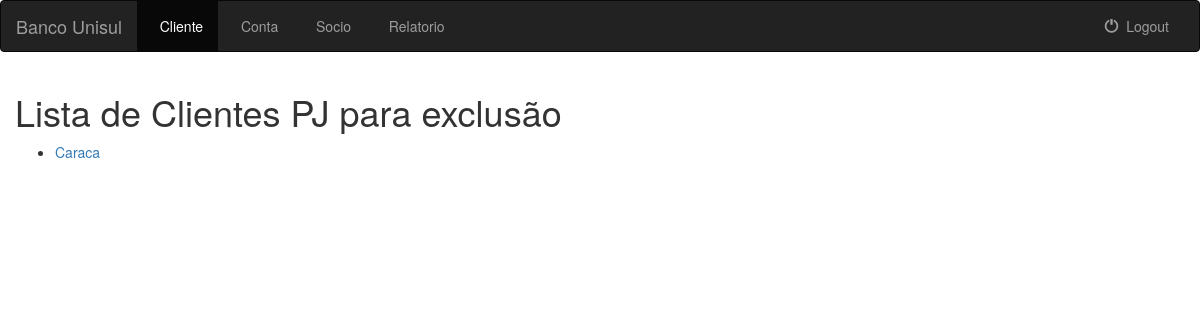
The page /listaexcluiclientepj/ (signed in) on the database as committed earlier.
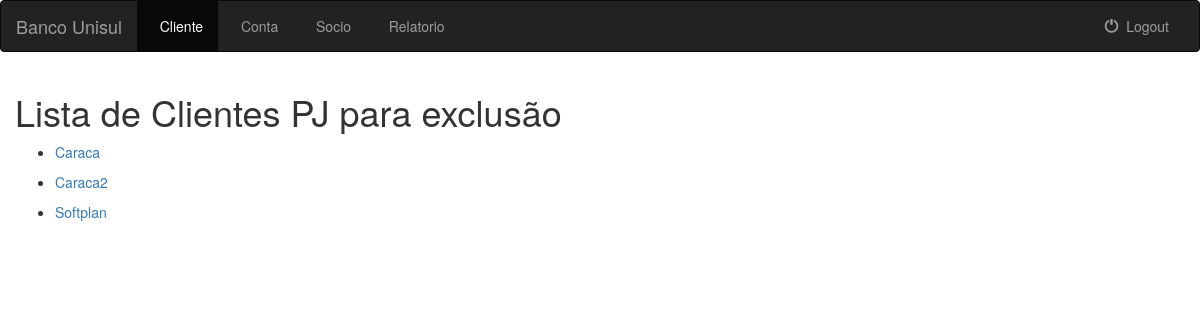
The same page on the database as committed later.
### banco_unisul/models.py (models this page shows, shortened)
class Cliente(models.Model):
    nome = models.CharField(max_length=200)
    endereco = models.CharField(max_length=200)
    class META:
        abstract = True

class ClientePJ(Cliente):
    CNPJ = models.CharField(max_length=30, unique=True)
    def __str__(self):
        return self.nome

class Cliente(models.Model):
    nome = models.CharField(max_length=200)
    endereco = models.CharField(max_length=200)
    class META:
        abstract = True

### banco_unisul/views.py (the view)
# urls.py: url(r'^listaexcluiclientepj/$', views.ListaPJExclusao.as_view(), name='listaexcluiclientepj'),
class ListaPJExclusao(LoginRequiredMixin, generic.ListView):
    model = Socio
    template_name = 'banco_unisul/listaexcluiclientepj.html'
    context_object_name = 'todos_clientes'
    def get_queryset(self):
        return ClientePJ.objects.all()

### templates/banco_unisul/listaexcluiclientepj.html (shortened to what this page needs)
{% extends 'banco_unisul/baseinterno.html' %}
{% block cad_cliente %}active{% endblock %}
{% block body %}
    {% if todos_clientes %}
        <h1 class="col-sm-12">Lista de Clientes PJ para exclusão</h1>
        {% for cliente in todos_clientes %}
            <div class="col-sm-10">
                <ul>
                    <li><a href="{% url 'banco_unisul:clientepj-delete' cliente.id %}">{{ cliente }}</a></li>
                </ul>
            </div>
        {% endfor %}
    {% else %}
        <div>
            <h2>
                Não existe clientes cadastrados.
            </h2>
        </div>
    {% endif %}
{% endblock %}

Rows that differ between the two databases and show on the page:
added ClientePJ: nome "Caraca2"
added ClientePJ: nome "Softplan"
